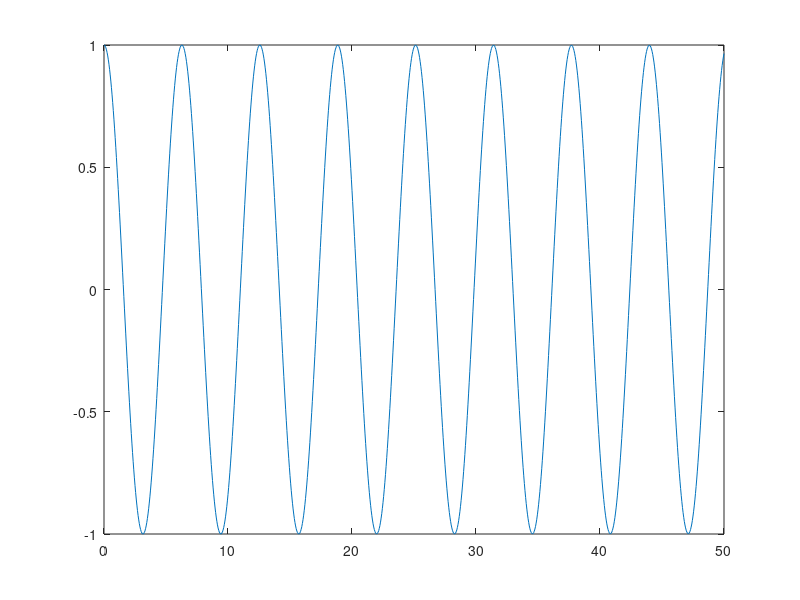

The MATLAB script that drew this image:
clc
close all
clear all

wn = 1;
eta = 0;
dt = .05;
t_span = 0:dt:50;
x0 = [1 0]; %x1 , x1dot , x2 , x2dot 
f = @(t,x)[x(2);
    -(2*eta*wn*x(2)+x(1)*wn^2)];
[t,x] = ode45(f,t_span,x0);
plot(t_span,x(:,1));
